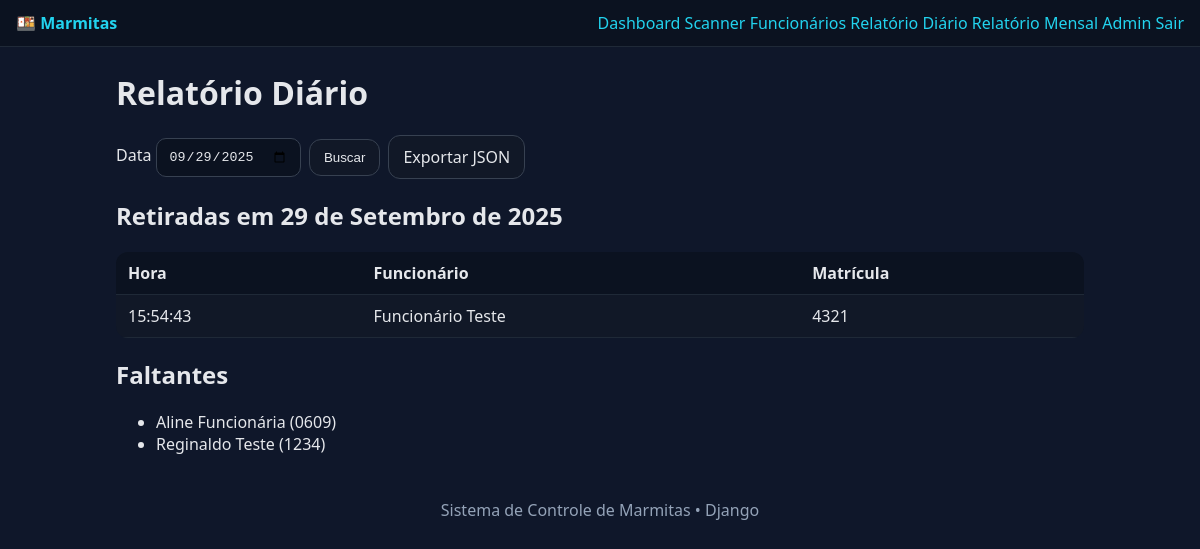
The page /relatorios/dia (signed in) on the database its author committed.
### entregas/models.py (models this page shows, shortened)
class Retirada(models.Model):
    funcionario = models.ForeignKey(Funcionario, on_delete=models.CASCADE, related_name='retiradas')
    criado_em = models.DateTimeField(default=timezone.now, editable=False)
    data = models.DateField(default=default_hoje)
    class Meta:
        constraints = [
            models.UniqueConstraint(fields=['funcionario', 'data'], name='uma_retirada_por_dia')
        ]
        ordering = ['-criado_em']

class Funcionario(models.Model):
    nome = models.CharField(max_length=200)
    matricula = models.CharField(max_length=50, unique=True)
    token = models.CharField(max_length=36, unique=True, editable=False, default='')

### entregas/views.py (the view, shortened to what this page needs)
# urls.py: path('relatorios/dia', v.relatorio_dia, name='relatorio_dia'),
@login_required
def relatorio_dia(request):
    data_str = request.GET.get('data')
    data = timezone.localdate()
    if data_str:
        try:
            data = timezone.datetime.strptime(data_str, "%Y-%m-%d").date()
        except ValueError:
            pass
    funcionarios = list(Funcionario.objects.all().order_by('nome'))
    retiradas = Retirada.objects.filter(data=data).select_related('funcionario')
    retiradas_ids = set(retiradas.values_list('funcionario_id', flat=True))
    contexto = {
        'data': data,
        'retiradas': retiradas,
        'faltantes': [f for f in funcionarios if f.id not in retiradas_ids],
    }
    return render(request, 'relatorios/dia.html', contexto)

### templates/relatorios/dia.html (shortened to what this page needs)
{% extends 'base.html' %}
{% block content %}
<h1>Relatório Diário</h1>
<form class="row" method="get">
  <label>Data <input type="date" name="data" value="{{ data|date:'Y-m-d' }}"></label>
  <button type="submit">Buscar</button>
  <a class="btn" href="?data={{ data|date:'Y-m-d' }}&export=json">Exportar JSON</a>
</form>
<h2>Retiradas em {{ data }}</h2>
<table class="table">
  <thead><tr><th>Hora</th><th>Funcionário</th><th>Matrícula</th></tr></thead>
  <tbody>
  {% for r in retiradas %}
    <tr>
      <td>{{ r.criado_em|date:"H:i:s" }}</td>
      <td>{{ r.funcionario.nome }}</td>
      <td>{{ r.funcionario.matricula }}</td>
    </tr>
  {% empty %}
    <tr><td colspan="3">Nenhuma retirada registrada.</td></tr>
  {% endfor %}
  </tbody>
</table>
<h2>Faltantes</h2>
<ul>
  {% for f in faltantes %}
    <li>{{ f.nome }} ({{ f.matricula }})</li>
  {% empty %}
    <li>Todos retiraram.</li>
  {% endfor %}
</ul>
{% endblock %}

### static/entregas/style.css (style rules this page uses)
:root { --bg:#0f172a; --card:#111827; --text:#e5e7eb; --muted:#94a3b8; --accent:#22d3ee; }
* { box-sizing: border-box; }
body { margin:0; font-family: system-ui, -apple-system, Segoe UI, Roboto, Arial, sans-serif; background: var(--bg); color: var(--text); }
a { color: var(--accent); text-decoration: none; }
.table { width:100%; border-collapse: collapse; background: var(--card); border-radius: 12px; overflow:hidden; }
.table th, .table td { padding:10px 12px; border-bottom:1px solid #1f2937; text-align:left; }
.table thead { background:#0b1220; }
input, select, button { padding:10px 12px; border-radius: 10px; border:1px solid #374151; background:#0b1220; color:var(--text); }
button, .btn { display:inline-block; background:#111827; border:1px solid #374151; padding:10px 14px; border-radius:12px; cursor:pointer; }
.btn { color: var(--text); }
.row { display:flex; gap:8px; align-items:center; }

### rows shown on the page
Retirada: criado_em "15:54:43", funcionario.nome "Funcionário Teste", funcionario.matricula "4321"
Funcionario: nome "Aline Funcionária", matricula "0609"
Funcionario: nome "Reginaldo Teste", matricula "1234"

### other values the page prints
{{ data }} "29 de Setembro de 2025"
